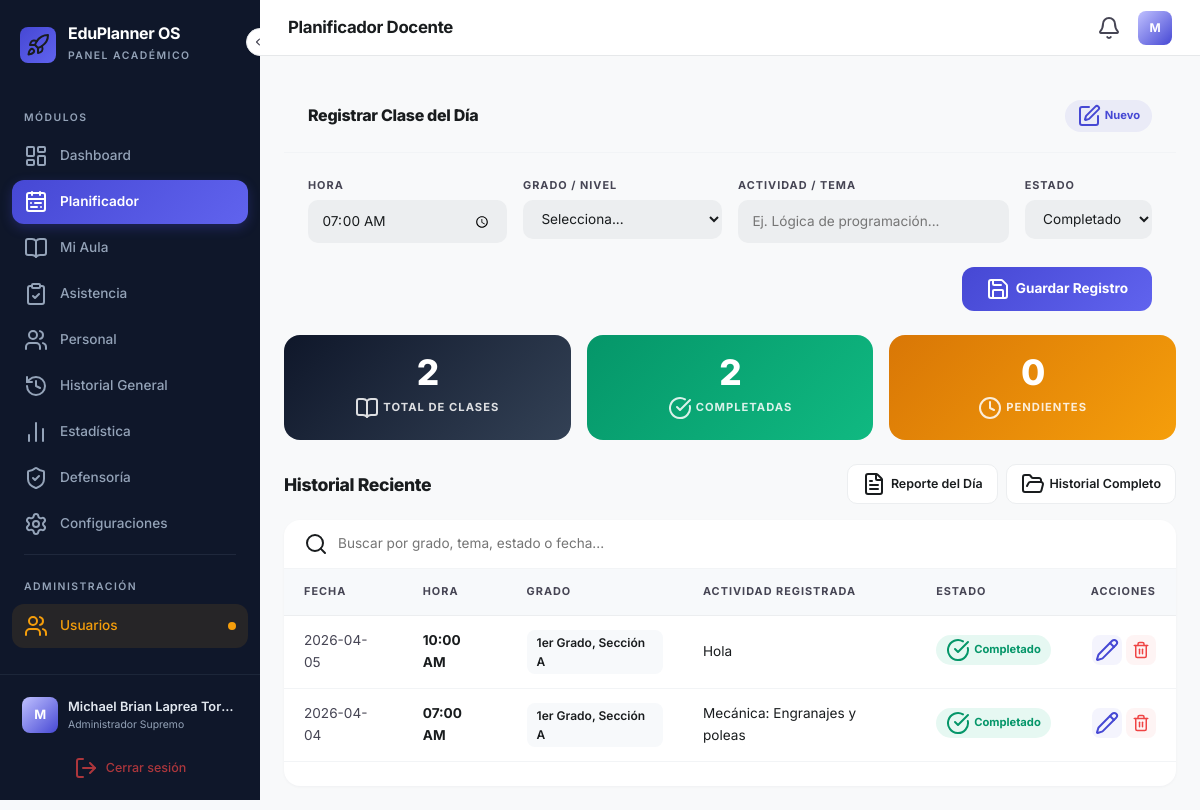
Screenshot of /planificador (signed in) with the database file from the repository.
### backup_v3/app.py (models this page shows)
class Bitacora(db.Model):
    id = db.Column(db.Integer, primary_key=True)
    fecha = db.Column(db.DateTime, default=datetime.now)
    grado = db.Column(db.String(50), nullable=False)
    actividad = db.Column(db.String(200), nullable=False)
    estado = db.Column(db.String(50), default='Completado')
    usuario_id = db.Column(db.Integer, db.ForeignKey('usuario.id'), nullable=False)

### backup_v3/app.py (the view)
@app.route('/planificador')
def planificador():
    if not session.get('logeado'): return redirect(url_for('auth.login'))
    uid = session['usuario_id']
    clases = Bitacora.query.filter_by(usuario_id=uid).order_by(Bitacora.fecha.desc()).all()
    grados = Grado.query.all(); temas = Tema.query.all()
    return render_template('planificador.html', registros=clases, grados=grados, temas=temas,
                           total=len(clases), completadas=len([c for c in clases if c.estado == 'Completado']),
                           pendientes=len([c for c in clases if c.estado == 'Pendiente']))

### backup_v3/app.py (called while the page is built)
@app.context_processor
def inyectar_datos_globales():
    return dict(
        mis_permisos=session.get('permisos', ''),
        mi_rol=session.get('nombre_rol', 'Sin Rol'),
        total_anuncios=Anuncio.query.count(),
        hoy_str=datetime.now().strftime('%d/%m/%Y')
    )

### backup_v3/templates/planificador.html (shortened to what this page needs)
{% extends "base.html" %}
{% block header_title %}Planificador Docente{% endblock %}
{% block content %}
<div class="mx-auto" style="max-width: 1200px;">
    <div class="form-card">
        <div class="card-top">
            <h5>Registrar Clase del Día</h5>
            <span class="chip-new"><i data-lucide="pen-square"></i> Nuevo</span>
        </div>
        <div class="card-body-inner">
            <form action="/agregar" method="POST">
                <div class="row g-3">
                    <div class="col-md-3">
                        <label class="edu-label">HORA</label>
                        <input type="time" name="hora" class="edu-input" value="07:00" required>
                    </div>
                    <div class="col-md-3">
                        <label class="edu-label">Grado / Nivel</label>
                        <select name="grado" class="edu-select" required>
                            <option value="" disabled selected>Selecciona...</option>
                        </select>
                    </div>
                    <div class="col-md-4">
                        <label class="edu-label">Actividad / Tema</label>
                        <input type="text" name="actividad" class="edu-input" list="lista-temas" placeholder="Ej. Lógica de programación..." required>
                    </div>
                    <div class="col-md-2">
                        <label class="edu-label">Estado</label>
                        <select name="estado" class="edu-select" required>
                            <option value="Completado" selected>Completado</option>
                        </select>
                    </div>
                </div>
                <div class="mt-4 text-end">
                    <button type="submit" class="btn-save"><i data-lucide="save"></i> Guardar Registro</button>
                </div>
            </form>
        </div>
    </div>
    <div class="row g-3 stat-row">
        <div class="col-md-4">
            <div class="stat-chip navy">
                <div class="value">{{ total | default(0) }}</div>
                <div class="label"><i data-lucide="book-open"></i> Total de Clases</div>
            </div>
        </div>
        <div class="col-md-4">
            <div class="stat-chip green">
                <div class="value">{{ completadas | default(0) }}</div>
                <div class="label"><i data-lucide="check-circle"></i> Completadas</div>
            </div>
        </div>
        <div class="col-md-4">
            <div class="stat-chip amber">
                <div class="value">{{ pendientes | default(0) }}</div>
                <div class="label"><i data-lucide="clock"></i> Pendientes</div>
            </div>
        </div>
    </div>
    <div class="history-section">
        <div class="d-flex flex-column flex-md-row justify-content-between align-items-center mb-3">
            <h4 class="section-title mb-2 mb-md-0">Historial Reciente</h4>
            <div class="d-flex gap-2">
                <a href="/reporte_diario" class="btn-report"><i data-lucide="file-text"></i> Reporte del Día</a>
                <a href="/reporte_general" class="btn-report"><i data-lucide="folder-open"></i> Historial Completo</a>
            </div>
        </div>
        <div class="table-card">
            <div class="search-bar">
                <i data-lucide="search"></i>
                <input type="text" id="buscadorHistorial" placeholder="Buscar por grado, tema, estado o fecha...">
            </div>
            <div class="table-responsive">
                <table class="edu-table">
                    <thead>
                        <tr>
                            <th>Fecha</th>
                            <th>Hora</th>
                            <th>Grado</th>
                            <th>Actividad Registrada</th>
                            <th>Estado</th>
                            <th style="text-align:right;">Acciones</th>
                        </tr>
                    </thead>
                    <tbody id="tablaHistorial">
                        {% for registro in registros %}
                        <tr class="fila-registro">
                            <td style="color:var(--on-surface-variant);">{{ registro.fecha.strftime('%Y-%m-%d') }}</td>
                            <td style="font-weight:700;">{{ registro.fecha.strftime('%I:%M %p') }}</td>
                            <td><span class="badge-grade">{{ registro.grado }}</span></td>
                            <td>{{ registro.actividad }}</td>
                            <td>
                                {% if registro.estado == 'Completado' %}
                                    <span class="badge-status done"><i data-lucide="check-circle"></i> Completado</span>
                                {% else %}
                                    <span class="badge-status pending"><i data-lucide="clock"></i> Pendiente</span>
                                {% endif %}
                            </td>
                            <td style="text-align:right;">
                                <a href="/editar/{{ registro.id }}" class="btn-icon-sm edit" title="Editar"><i data-lucide="pencil"></i></a>
                                <button type="button" class="btn-icon-sm del" data-bs-toggle="modal" data-bs-target="#modalBorrar{{ registro.id }}" title="Eliminar">
                                    <i data-lucide="trash-2"></i>
                                </button>
                            </td>
                        </tr>
                        {% endfor %}
                    </tbody>
                </table>
            </div>
            <div class="pagination-bar" id="paginacion-container"></div>
        </div>
    </div>
</div>
{% endblock %}

### rows the page displays
Bitacora: fecha "2026-04-05", fecha "10:00 AM", grado "1er Grado, Sección A", actividad "Hola", estado "Completado" (drawn)
Bitacora: fecha "2026-04-04", fecha "07:00 AM", grado "1er Grado, Sección A", actividad "Mecánica: Engranajes y poleas", estado "Completado" (drawn)

### other values shown
{{ session.get('nombre_completo', 'U')[0] | upper }} "M"
{{ session.get('nombre_completo', 'Usuario') }} "Michael Brian Laprea Tor…"
{{ mi_rol }} "Administrador Supremo"
{{ total | default(0) }} "2"
{{ completadas | default(0) }} "2"
{{ pendientes | default(0) }} "0"
